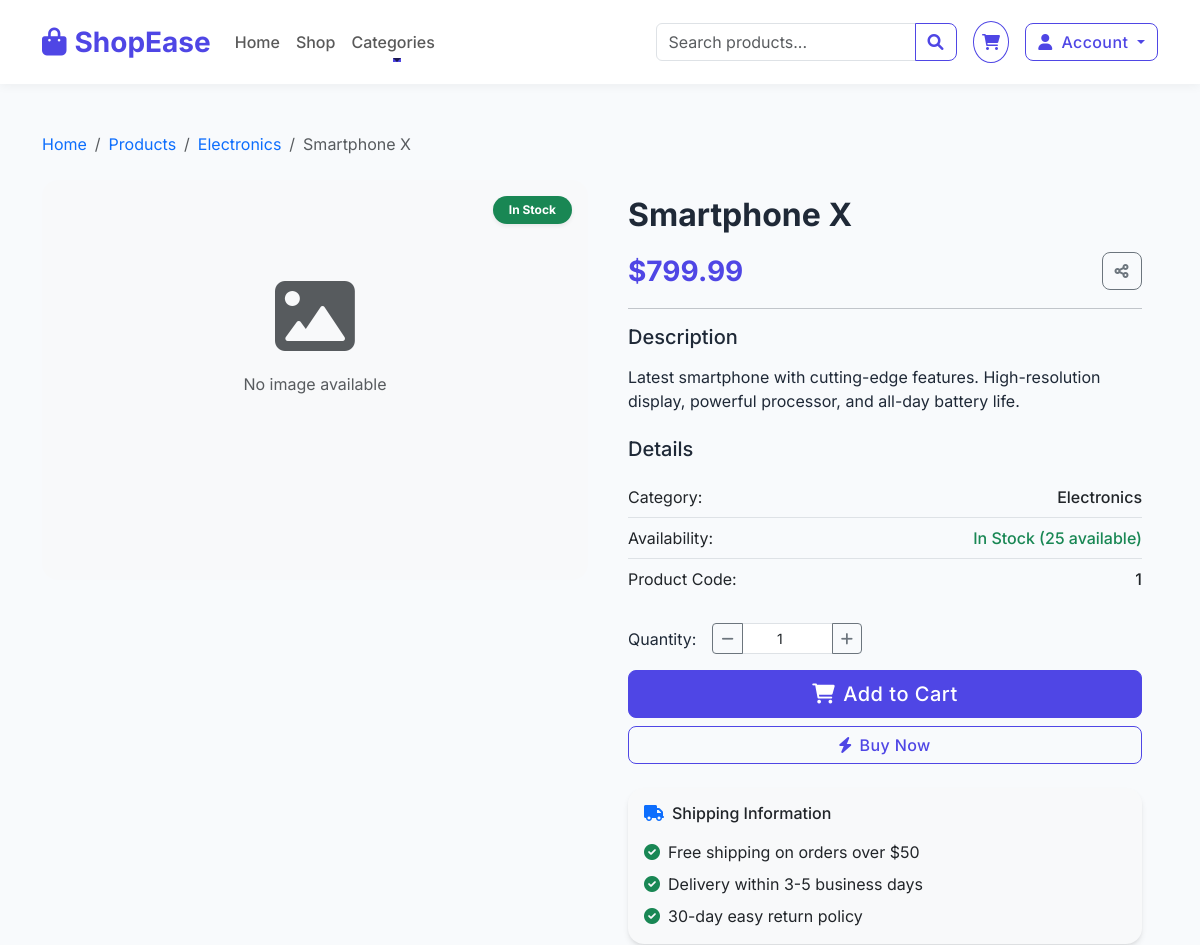
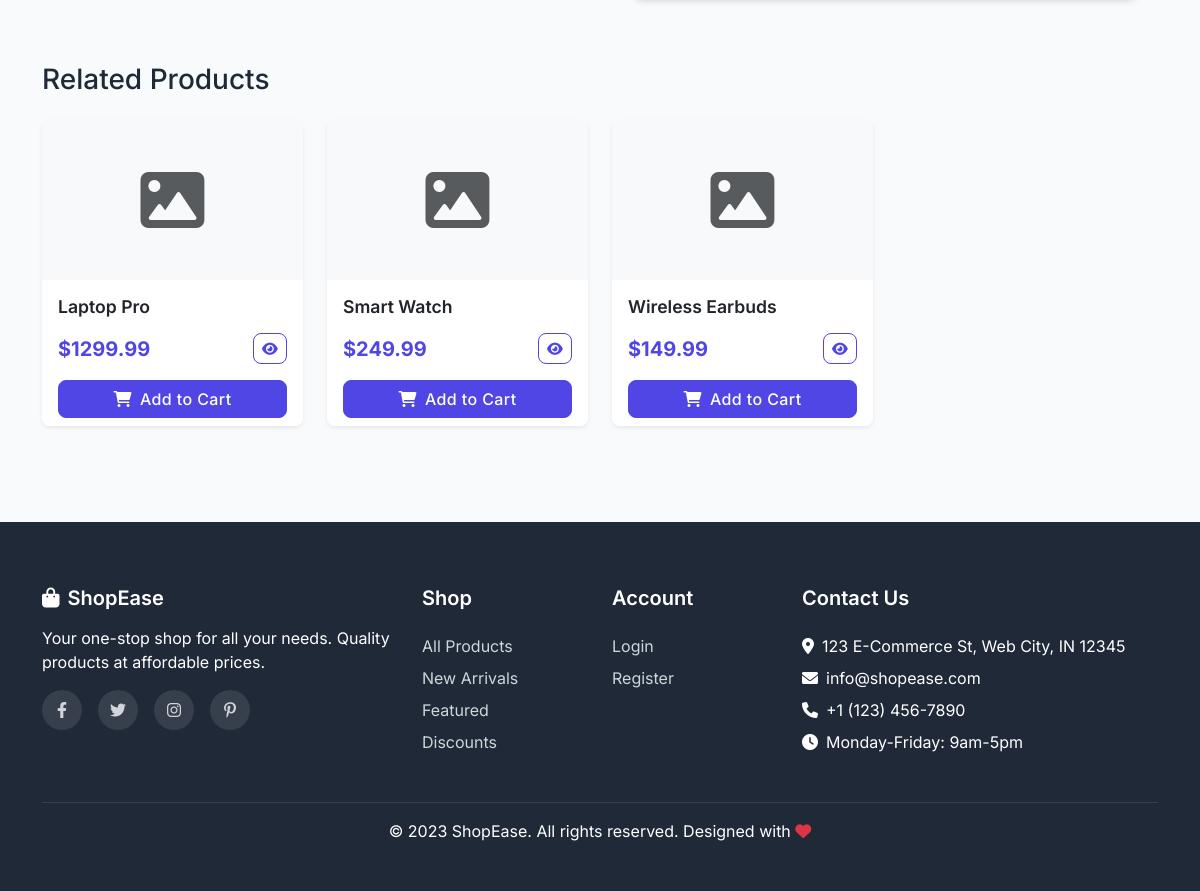
The page /product/smartphone-x/ on the database its author committed (2 pictures, top to bottom).
### store/models.py (models this page shows, shortened)
class Product(models.Model):
    name = models.CharField(max_length=200)
    slug = models.SlugField(max_length=200, unique=True)
    description = models.TextField()
    price = models.DecimalField(max_digits=10, decimal_places=2)
    image = models.ImageField(upload_to='products')
    stock = models.PositiveIntegerField(default=1)
    available = models.BooleanField(default=True)
    created = models.DateTimeField(auto_now_add=True)
    updated = models.DateTimeField(auto_now=True)
    category = models.ForeignKey(Category, on_delete=models.CASCADE, related_name='products')
    class Meta:
        ordering = ('name',)

class Category(models.Model):
    name = models.CharField(max_length=100)
    slug = models.SlugField(max_length=100, unique=True)
    description = models.TextField(blank=True)
    image = models.ImageField(upload_to='categories', blank=True)
    class Meta:
        verbose_name_plural = 'categories'

### store/views.py (the view)
# urls.py: path('product/<slug:slug>/', views.product_detail, name='product_detail'),
def product_detail(request, slug):
    product = get_object_or_404(Product, slug=slug, available=True)
    related_products = Product.objects.filter(category=product.category).exclude(id=product.id)[:4]
    wishlist_status = False
    if request.user.is_authenticated:
        wishlist_status = product.wishlist_set.filter(user=request.user).exists()
    context = {
        'product': product,
        'related_products': related_products,
        'wishlist_status': wishlist_status,
    }
    return render(request, 'store/product_detail.html', context)

### cart/context_processors.py (called while the page is built)
def cart_context(request):
    try:
        if request.user.is_authenticated:
            cart, created = Cart.objects.get_or_create(user=request.user, defaults={'cart_id': request.session.session_key})
        else:
            session_key = request.session.session_key
            if not session_key:
                request.session.create()
                session_key = request.session.session_key
            cart, created = Cart.objects.get_or_create(cart_id=session_key)
        cart_items = CartItem.objects.filter(cart=cart, is_active=True)
        cart_count = sum(item.quantity for item in cart_items)
        cart_total = sum(item.sub_total() for item in cart_items)
    except:
        cart_count = 0
        cart_total = 0
        cart_items = []
    return {
        'cart_count': cart_count,
        'cart_total': cart_total,
        'cart_items': cart_items,
    }

### templates/store/product_detail.html (shortened to what this page needs)
{% extends 'base.html' %}
{% block content %}
<nav aria-label="breadcrumb" class="mb-4" data-aos="fade-up">
    <ol class="breadcrumb">
        <li class="breadcrumb-item"><a href="{% url 'home' %}" class="text-decoration-none">Home</a></li>
        <li class="breadcrumb-item"><a href="{% url 'product_list' %}" class="text-decoration-none">Products</a></li>
        <li class="breadcrumb-item"><a href="{% url 'category_detail' product.category.slug %}" class="text-decoration-none">{{ product.category.name }}</a></li>
        <li class="breadcrumb-item active" aria-current="page">{{ product.name }}</li>
    </ol>
</nav>
<div class="row">
    <div class="col-md-6 mb-4" data-aos="fade-right">
        <div class="position-relative">
            <div class="position-absolute top-0 end-0 m-3 z-1">
                {% if product.stock > 0 %}
                <span class="badge bg-success rounded-pill px-3 py-2 shadow-sm">In Stock</span>
                {% else %}
                <span class="badge bg-danger rounded-pill px-3 py-2 shadow-sm">Out of Stock</span>
                {% endif %}
            </div>
            {% if product.image %}
            <img src="{{ product.image.url }}" alt="{{ product.name }}" class="product-detail-img w-100">
            {% else %}
            <div class="bg-light rounded-4 text-center py-5" style="min-height: 400px;">
                <i class="fas fa-image fa-5x text-muted mt-5"></i>
                <p class="mt-3 text-muted">No image available</p>
            </div>
            {% endif %}
        </div>
    </div>
    <div class="col-md-6" data-aos="fade-left">
        <div class="product-info p-md-3">
            <h1 class="product-detail-title mb-3">{{ product.name }}</h1>
            <div class="d-flex align-items-center mb-3">
                <div class="me-auto">
                    <span class="product-detail-price">${{ product.price }}</span>
                </div>
                <button class="btn btn-outline-secondary ms-2" data-bs-toggle="tooltip" data-bs-title="Share Product">
                    <i class="fas fa-share-alt"></i>
                </button>
            </div>
            <hr>
            <div class="mb-4">
                <h5 class="mb-3">Description</h5>
                <p class="text-muted">{{ product.description|linebreaks }}</p>
            </div>
            <div class="mb-4">
                <h5 class="mb-3">Details</h5>
                <ul class="list-group list-group-flush">
                    <li class="list-group-item bg-transparent px-0 d-flex justify-content-between">
                        <span>Category:</span>
                        <span class="fw-medium">{{ product.category.name }}</span>
                    </li>
                    <li class="list-group-item bg-transparent px-0 d-flex justify-content-between">
                        <span>Availability:</span>
                        <span class="fw-medium {% if product.stock > 0 %}text-success{% else %}text-danger{% endif %}">
                            {% if product.stock > 0 %}In Stock ({{ product.stock }} available){% else %}Out of Stock{% endif %}
                        </span>
                    </li>
                    <li class="list-group-item bg-transparent px-0 d-flex justify-content-between">
                        <span>Product Code:</span>
                        <span class="fw-medium">{{ product.id }}</span>
                    </li>
                </ul>
            </div>
            <form method="post" action="{% url 'add_to_cart_with_quantity' product.id %}" class="mb-4">
                <div class="mb-3">
                    <div class="d-flex align-items-center">
                        <label for="quantity" class="form-label me-3 mb-0">Quantity:</label>
                        <div class="input-group input-group-sm" style="width: 150px;">
                            <button type="button" class="btn btn-outline-secondary" onclick="decrementQuantity()">
                                <i class="fas fa-minus"></i>
                            </button>
                            <input type="number" class="form-control text-center" id="quantity" name="quantity" value="1" min="1" max="{{ product.stock }}" readonly>
                            <button type="button" class="btn btn-outline-secondary" onclick="incrementQuantity()">
                                <i class="fas fa-plus"></i>
                            </button>
                        </div>
                    </div>
                </div>
                <div class="d-grid gap-2">
                    <button type="submit" class="btn btn-primary btn-lg" {% if product.stock == 0 %}disabled{% endif %}>
                        <i class="fas fa-shopping-cart me-2"></i>Add to Cart
                    </button>
                    <button type="button" class="btn btn-outline-primary">
                        <i class="fas fa-bolt me-2"></i>Buy Now
                    </button>
                </div>
            </form>
            <div class="card border-0 bg-light rounded-4 mt-3">
                <div class="card-body">
                    <h6 class="mb-3"><i class="fas fa-truck me-2 text-primary"></i>Shipping Information</h6>
                    <ul class="list-unstyled mb-0">
                        <li class="mb-2 d-flex align-items-center">
                            <i class="fas fa-check-circle text-success me-2"></i>
                            Free shipping on orders over $50
                        </li>
                        <li class="mb-2 d-flex align-items-center">
                            <i class="fas fa-check-circle text-success me-2"></i>
                            Delivery within 3-5 business days
                        </li>
                        <li class="d-flex align-items-center">
                            <i class="fas fa-check-circle text-success me-2"></i>
                            30-day easy return policy
                        </li>
                    </ul>
                </div>
            </div>
        </div>
    </div>
</div>
<section class="mt-5" data-aos="fade-up">
    <div class="d-flex align-items-center mb-4">
        <h3 class="mb-0">Related Products</h3>
    </div>
    <div class="row row-cols-1 row-cols-sm-2 row-cols-md-4 g-4">
        {% for related_product in related_products %}
        {% if related_product != product %}
        <div class="col" data-aos="fade-up" data-aos-delay="{{ forloop.counter|add:'50' }}">
            <div class="card h-100 product-card border-0 shadow-sm">
                {% if related_product.image %}
                <img src="{{ related_product.image.url }}" class="card-img-top" alt="{{ related_product.name }}">
                {% else %}
                <div class="bg-light text-center py-5">
                    <i class="fas fa-image fa-4x text-muted"></i>
                </div>
                {% endif %}
                <div class="card-body">
                    <h5 class="card-title">{{ related_product.name }}</h5>
                    <div class="d-flex justify-content-between align-items-center mt-3">
                        <span class="product-price">${{ related_product.price }}</span>
                        <a href="{% url 'product_detail' related_product.slug %}" class="btn btn-sm btn-outline-primary">
                            <i class="fas fa-eye"></i>
                        </a>
                    </div>
                </div>
                <div class="card-footer bg-white border-0 pt-0">
                    <div class="d-grid">
                        <a href="{% url 'add_to_cart' related_product.id %}?next=product_detail&slug={{ product.slug }}" class="btn btn-primary">
                            <i class="fas fa-shopping-cart me-2"></i>Add to Cart
                        </a>
                    </div>
                </div>
            </div>
        </div>
        {% endif %}
        {% empty %}
        <div class="col-12">
            <p class="text-muted text-center">No related products found.</p>
        </div>
        {% endfor %}
    </div>
</section>
{% endblock %}

### static/css/style.css (style rules this page uses)
:root { --primary-color: #4F46E5; --secondary-color: #10B981; --accent-color: #F59E0B; --dark-color: #1F2937; --light-color: #F9FAFB; --danger-color: #EF4444; --success-color: #10B981; --gray-color: #6B7280; --border-radius: 8px; --box-shadow: 0 4px 6px -1px rgba(0, 0, 0, 0.1), 0 2px 4px -1px rgba(0, 0, 0, 0.06); --transition: all 0.3s ease; }
body { font-family: 'Inter', sans-serif; color: var(--dark-color); background-color: #f8fafc; }
.btn { border-radius: var(--border-radius); transition: var(--transition); font-weight: 500; letter-spacing: 0.025em; }
.btn-primary { background-color: var(--primary-color); border-color: var(--primary-color); }
.btn-outline-primary { color: var(--primary-color); border-color: var(--primary-color); }
.card { border: none; border-radius: var(--border-radius); box-shadow: var(--box-shadow); transition: var(--transition); overflow: hidden; }
.product-card { height: 100%; transition: var(--transition); border-radius: var(--border-radius); }
.product-card .card-title { font-weight: 600; font-size: 1.1rem; }
.product-card .card-footer { background-color: white; border-top: 1px solid rgba(0, 0, 0, 0.05); }
.product-price { font-weight: 700; color: var(--primary-color); font-size: 1.25rem; }
.product-detail-title { font-size: 2rem; font-weight: 700; }
.product-detail-price { font-size: 1.75rem; color: var(--primary-color); font-weight: 700; }

### rows shown on the page
Product: category.name "Electronics", name "Smartphone X", price "799.99", description "Latest smartphone with cutting-edge features. High-resolution display, powerful processor, and all-day battery life.", stock "25", id "1"
Product: name "Laptop Pro", price "1299.99"
Product: name "Smart Watch", price "249.99"
Product: name "Wireless Earbuds", price "149.99"
